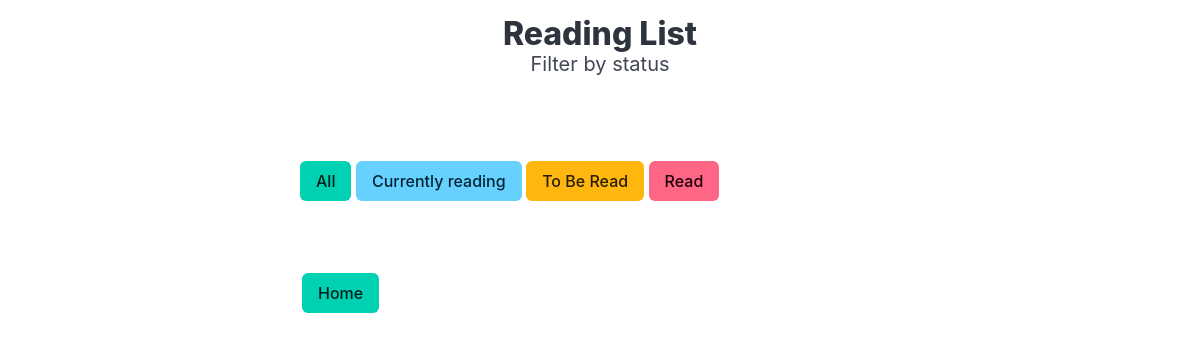
The page /view/reading on the database as committed earlier.
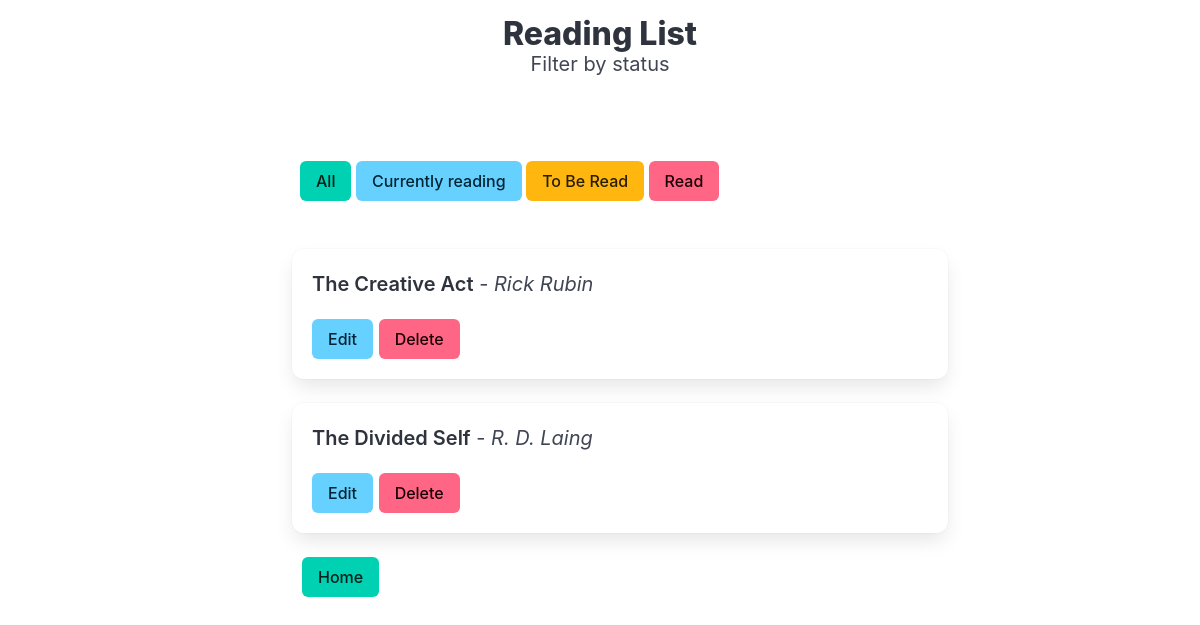
The same page on the database as committed later.
### tables this page shows
CREATE TABLE book (
            book_id INTEGER PRIMARY KEY AUTOINCREMENT,
            title TEXT NOT NULL,
            author TEXT NOT NULL,
            status TEXT,
            added_at TEXT NOT NULL
        );

### app.py (the view)
@app.route('/view/<status>')
def viewbystatus(status):
    books = get_books_by_status(status)
    return render_template('viewtitle.html', books = books, current_status = status)

### database.py (called while the page is built)
def get_db():
    conn = sqlite3.connect('book.db')
    conn.row_factory = sqlite3.Row
    return conn

def get_books_by_status(status):
    conn = get_db()
    cursor = conn.cursor()
    books = cursor.execute('SELECT * FROM book where status = ?', (status,)).fetchall()
    result = []
    for book in books:
        result.append({
            'id': book['book_id'],
            'title': book['title'],
            'author': book['author'],
            'status': book['status']
        })
    conn.close()
    return result

### templates/viewtitle.html (shortened to what this page needs)
<!DOCTYPE html>
<html lang="en">
<head>
    <link rel="stylesheet" href="https://cdn.jsdelivr.net/npm/bulma@1.0.4/css/bulma.min.css">
    <link rel="stylesheet" href="../static/style.css">
</head>
<body>
    <h1 class="title has-text-centered mt-4">Reading List</h1>
    <h2 class="subtitle has-text-centered">Filter by status</h2>
    <div class="column is-three-fifths is-offset-one-fifth">
        <div class="section">
            <a href="/view"><button class="button is-primary">All</button></a>
            <a href="/view/currently_reading"><button class="button is-info">Currently reading</button></a>
            <a href="/view/to_be_read"><button class="button is-warning">To Be Read</button></a>
            <a href="/view/read"><button class="button is-danger">Read</button></a>
        </div>
        <div class="content is-medium">
            <ul>
                {% for book in books %}
                <li class="box">
                    <p class="listing"><strong>{{ book.title }}</strong> - <em>{{ book.author}}</em></p>
                    <a href="/edit/{{ book.id }}"><button class="button is-info">Edit</button></a>
                    <form method="POST" action="/delete/{{ book.id }}" style="display: inline;">
            <button class="button is-danger" type="submit" onclick="return confirm('Delete this book?')">Delete</button>
        </form>
                </li>
                {% endfor %}
            </ul>
        </div>
        <a href="{{url_for('tracker')}}" id="homebutton">
                <button class="button is-primary">Home</button>
            </a>
    </div>
</body>
</html>

### static/style.css (style rules this page uses)
li { list-style-type: none; }
a#homebutton { margin-left: 50px; margin-top: 20px; }

Rows that differ between the two databases and show on the page:
now on this page (row edited): book: title "The Creative Act", author "Rick Rubin"
now on this page (row edited): book: title "The Divided Self", author "R. D. Laing"
